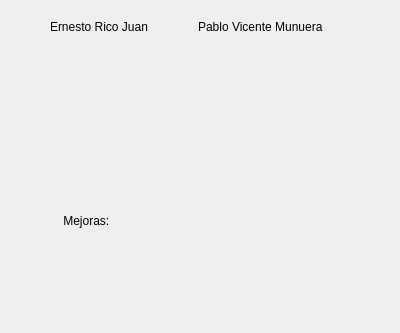
<?xml version="1.0" encoding="UTF-8"?>
<ui version="4.0">
 <class>acercade</class>
 <widget class="QDialog" name="acercade">
  <property name="windowModality">
   <enum>Qt::ApplicationModal</enum>
  </property>
  <property name="geometry">
   <rect>
    <x>0</x>
    <y>0</y>
    <width>400</width>
    <height>333</height>
   </rect>
  </property>
  <property name="windowTitle">
   <string>Acerca de</string>
  </property>
  <widget class="QWidget" name="horizontalLayoutWidget">
   <property name="geometry">
    <rect>
     <x>50</x>
     <y>20</y>
     <width>327</width>
     <height>41</height>
    </rect>
   </property>
   <layout class="QHBoxLayout" name="horizontalLayout">
    <property name="spacing">
     <number>50</number>
    </property>
    <property name="sizeConstraint">
     <enum>QLayout::SetFixedSize</enum>
    </property>
    <item>
     <widget class="QLabel" name="label_2">
      <property name="text">
       <string>Ernesto Rico Juan</string>
      </property>
     </widget>
    </item>
    <item>
     <widget class="QLabel" name="label">
      <property name="text">
       <string>Pablo Vicente Munuera</string>
      </property>
     </widget>
    </item>
   </layout>
  </widget>
  <widget class="QWidget" name="widget_2" native="true">
   <property name="geometry">
    <rect>
     <x>230</x>
     <y>60</y>
     <width>120</width>
     <height>131</height>
    </rect>
   </property>
   <property name="styleSheet">
    <string notr="true">background-image: url(foto2.jpg)</string>
   </property>
  </widget>
  <widget class="QWidget" name="widget" native="true">
   <property name="geometry">
    <rect>
     <x>50</x>
     <y>60</y>
     <width>121</width>
     <height>131</height>
    </rect>
   </property>
   <property name="styleSheet">
    <string notr="true">background-image: url(foto1.jpg)</string>
   </property>
  </widget>
  <widget class="QLabel" name="label_3">
   <property name="geometry">
    <rect>
     <x>60</x>
     <y>210</y>
     <width>71</width>
     <height>21</height>
    </rect>
   </property>
   <property name="text">
    <string> Mejoras:</string>
   </property>
  </widget>
 </widget>
 <resources/>
 <connections/>
</ui>
